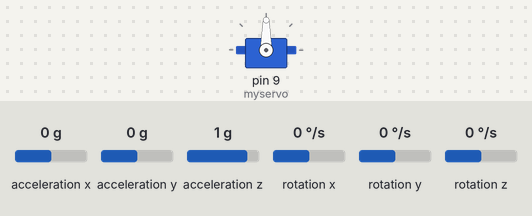
A sketch run on a simulated Arduino Uno, built with avr-gcc and run on an emulated ATmega328P. On the bench: servo. The inputs (shaded band) are chosen by the test bench; at power-on: acceleration x 0 g, acceleration y 0 g, acceleration z 1 g, rotation x 0 °/s, rotation y 0 °/s, rotation z 0 °/s.

Above: at 0.05 s.
Timing chart, 0 to 3.0 s (numbered marks = the images above):
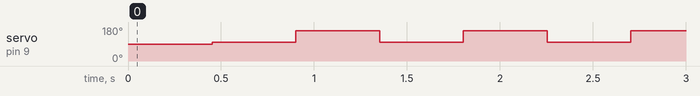

The sketch:

rattling-brain.ino
```cpp
#include <Servo.h>
#include <Wire.h> // Must include Wire library for I2C
#include <SparkFun_MMA8452Q.h> // Includes the SFE_MMA8452Q library

Servo myservo;
MMA8452Q accel;

int pos = 0;
int left_tail_pos = 160;
int right_tail_pos = 100;
int current_tail_pos = 0; //0=LEFT 1=RIGHT
int velocity = 450;

unsigned long time;


void setup() {
  time = millis();
  myservo.attach(9); //we connect the servo to pin 9
  accel.init();

   //  2. Initialize with FULL-SCALE setting. You can set the scale
  //     using either SCALE_2G, SCALE_4G, or SCALE_8G as the value.
  //     That'll set the scale to +/-2g, 4g, or 8g respectively.
  //accel.init(SCALE_4G); // Uncomment this out if you'd like
  //  3. Initialize with FULL-SCALE and DATA RATE setting. If you
  //     want control over how fast your accelerometer produces
  //     data use one of the following options in the second param:
  //     ODR_800, ODR_400, ODR_200, ODR_100, ODR_50, ODR_12,
  //     ODR_6, or ODR_1.
  //     Sets to 800, 400, 200, 100, 50, 12.5, 6.25, or 1.56 Hz.
  //accel.init(SCALE_2G, ODR_200);
}

void loop() {

  unsigned long current_time = millis();

  // Use the accel.available() function to wait for new data
  //  from the accelerometer.


  if (accel.available())
  {
    // First, use accel.read() to read the new variables:
    accel.read();

    // accel.read() will update two sets of variables.
    // * int's x, y, and z will store the signed 12-bit values
    //   read out of the accelerometer.
    // * floats cx, cy, and cz will store the calculated
    //   acceleration from those 12-bit values. These variables
    //   are in units of g's.
    // Check the two function declarations below for an example
    // of how to use these variables.
    printCalculatedAccels();
    //printAccels(); // Uncomment to print digital readings

    // The library also supports the portrait/landscape detection
    //  of the MMA8452Q. Check out this function declaration for
    //  an example of how to use that.
    //printOrientation();

    Serial.println(); // Print new line every time.
  }else{
    Serial.println("accle not available");
  }


  if ((current_time - time) >= velocity) {
    time = current_time;
    if (current_tail_pos == 0) {
      current_tail_pos = 1;
      myservo.write(right_tail_pos);
    } else {
      current_tail_pos = 0;
      myservo.write(left_tail_pos);
    }

  }

}

// The function demonstrates how to use the accel.x, accel.y and
//  accel.z variables.
// Before using these variables you must call the accel.read()
//  function!
void printAccels()
{
  Serial.print(accel.x, 3);
  Serial.print("\t");
  Serial.print(accel.y, 3);
  Serial.print("\t");
  Serial.print(accel.z, 3);
  Serial.print("\t");
}

// This function demonstrates how to use the accel.cx, accel.cy,
//  and accel.cz variables.
// Before using these variables you must call the accel.read()
//  function!
void printCalculatedAccels()
{
  Serial.print(accel.cx);
  Serial.print(",");
  Serial.print(accel.cy);
  Serial.print(",");
  Serial.println(accel.cz);
  //Serial.print("\t");
  //Serial.print(accel.cy, 3);
  //Serial.print("\t");
  //Serial.print(accel.cz, 3);
  //Serial.print("\t");
}


// This function demonstrates how to use the accel.readPL()
// function, which reads the portrait/landscape status of the
// sensor.
void printOrientation()
{
  // accel.readPL() will return a byte containing information
  // about the orientation of the sensor. It will be either
  // PORTRAIT_U, PORTRAIT_D, LANDSCAPE_R, LANDSCAPE_L, or
  // LOCKOUT.
  byte pl = accel.readPL();
  switch (pl)
  {
    case PORTRAIT_U:
      Serial.print("Portrait Up");
      break;
    case PORTRAIT_D:
      Serial.print("Portrait Down");
      break;
    case LANDSCAPE_R:
      Serial.print("Landscape Right");
      break;
    case LANDSCAPE_L:
      Serial.print("Landscape Left");
      break;
    case LOCKOUT:
      Serial.print("Flat");
      break;
  }
}
```

Measured:
- by itself, servo on pin 9 (myservo): alternates 160° for 0.45 s and 100° for 0.45 s
